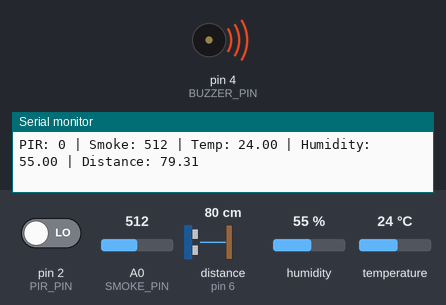
A sketch run on a simulated Arduino Uno, built with avr-gcc and run on an emulated ATmega328P. Shown: buzzer (waves = sounding, pin HIGH), the last lines printed to the serial monitor. Wiring (inferred from the names in the program): ultrasonic range finder: trigger pin 5; echo pin 6. The inputs (shaded band) are chosen by the test bench; at power-on: A0 (SMOKE_PIN) = 512, distance to the obstacle (sensor on pin 6) 80 cm, pin 2 (PIR_PIN) LOW, humidity 55 %, temperature 24 °C. The echo pulse lasts 58.3 µs per cm; pins used as bus, display or sensor lines are not drawn.

Above: at 1.2 s.
1.3 s: A0 (SMOKE_PIN) set to 492
At 1.8 s:
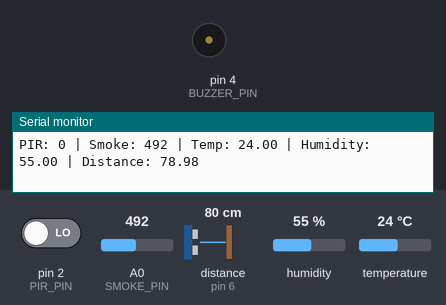
2.8 s: distance to the obstacle (sensor on pin 6) set to 23 cm
8.9 s: distance to the obstacle (sensor on pin 6) set to 18 cm
At 9.9 s:
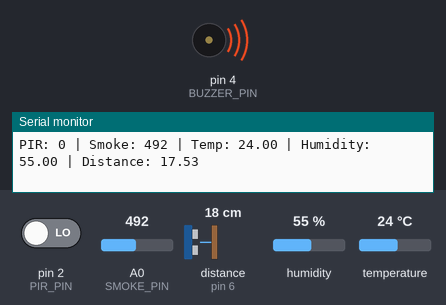
15.0 s: distance to the obstacle (sensor on pin 6) set to 35 cm
At 16.1 s:
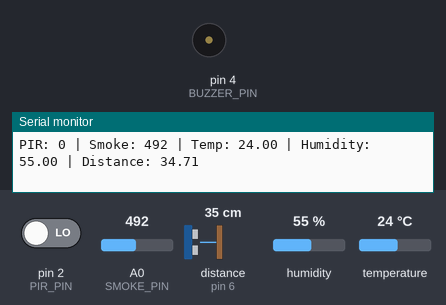
16.5 s: pin 2 (PIR_PIN) driven HIGH
At 17.9 s:
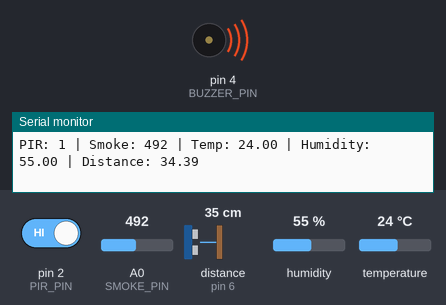
22.6 s: A0 (SMOKE_PIN) set to 104
28.7 s: A0 (SMOKE_PIN) set to 90
Timing chart, 0 to 31.2 s (numbered marks = the images above; inputs shaded):
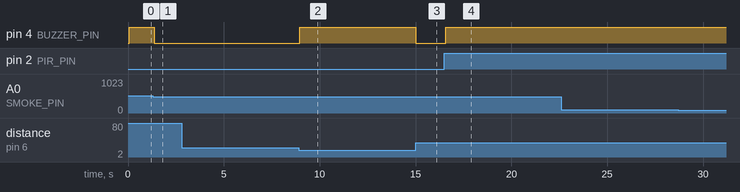

Measured:
- the behaviour switches between 501 and 500 on A0 (SMOKE_PIN) (found by bisection; images 0 and 1)
- the behaviour switches between 21 and 20 cm on distance to the obstacle (sensor on pin 6) (found by bisection; images 1 and 2)
- after the input at 1.3 s, pin 4 (BUZZER_PIN): HIGH → LOW after 0.08 s
- after the input at 8.9 s, pin 4 (BUZZER_PIN): LOW → HIGH after 0.05 s
- after the input at 15.0 s, pin 4 (BUZZER_PIN): HIGH → LOW at once
- after the input at 16.5 s, pin 4 (BUZZER_PIN): LOW → HIGH after 0.08 s

The sketch:

banksafety.ino
```cpp
#include <DHT.h>
#include <DHT_U.h>

// -------------------- PIN DEFINITIONS --------------------
#define PIR_PIN 2             // PIR Motion Sensor
#define DHT_PIN 3             // DHT Sensor Data Pin
#define BUZZER_PIN 4          // Buzzer Pin
#define SMOKE_PIN A0          // MQ-2 Smoke Sensor Analog Pin

// Ultrasonic Sensor (HC-SR04)
#define TRIG_PIN 5
#define ECHO_PIN 6

#define DHT_TYPE DHT11
DHT dht(DHT_PIN, DHT_TYPE);

// ----------------------------------------------------------
// ULTRASONIC MEASUREMENT FUNCTION
float getDistance() {
  digitalWrite(TRIG_PIN, LOW);
  delayMicroseconds(2);

  digitalWrite(TRIG_PIN, HIGH);
  delayMicroseconds(10);
  digitalWrite(TRIG_PIN, LOW);

  long duration = pulseIn(ECHO_PIN, HIGH, 20000); // timeout 20ms
  float distance = duration * 0.034 / 2;

  return distance;
}

// ----------------------------------------------------------
void setup() {
  Serial.begin(9600);

  pinMode(PIR_PIN, INPUT);
  pinMode(BUZZER_PIN, OUTPUT);
  pinMode(SMOKE_PIN, INPUT);

  pinMode(TRIG_PIN, OUTPUT);
  pinMode(ECHO_PIN, INPUT);

  dht.begin();

  Serial.println("🔐 Bank Locker Security System Started...");
}

// ----------------------------------------------------------
void loop() {

  int pirState = digitalRead(PIR_PIN);
  int smokeValue = analogRead(SMOKE_PIN);
  float humidity = dht.readHumidity();
  float temperature = dht.readTemperature();
  float distance = getDistance();

  // Print values fast (NO big delays)
  Serial.print("PIR: "); Serial.print(pirState);
  Serial.print(" | Smoke: "); Serial.print(smokeValue);
  Serial.print(" | Temp: "); Serial.print(temperature);
  Serial.print(" | Humidity: "); Serial.print(humidity);
  Serial.print(" | Distance: "); Serial.println(distance);

  // Security triggers
  if (pirState == 1 || smokeValue > 500 || distance < 20 || temperature > 45) {
    digitalWrite(BUZZER_PIN, HIGH);
  } else {
    digitalWrite(BUZZER_PIN, LOW);
  }

  delay(50);   // FAST RESPONSE (reduced delay)
}
```
